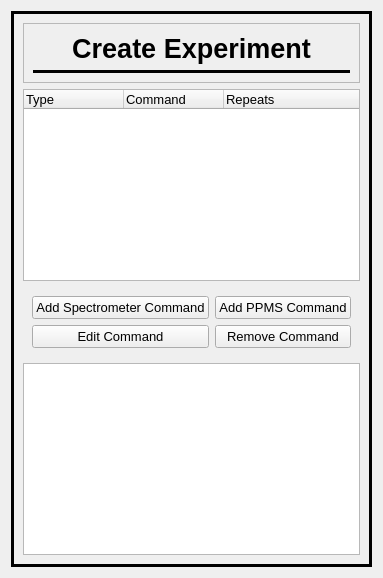
      <widget class="QWidget" name="tab_expt">
       <attribute name="title">
        <string>Experiment</string>
       </attribute>
       <layout class="QVBoxLayout" name="verticalLayout_15">
        <item>
         <widget class="QFrame" name="exptMainFrame">
          <property name="frameShape">
           <enum>QFrame::Box</enum>
          </property>
          <property name="frameShadow">
           <enum>QFrame::Plain</enum>
          </property>
          <property name="lineWidth">
           <number>3</number>
          </property>
          <layout class="QVBoxLayout" name="verticalLayout_16">
           <item>
            <widget class="QFrame" name="exptTitleFrame">
             <property name="frameShape">
              <enum>QFrame::StyledPanel</enum>
             </property>
             <property name="frameShadow">
              <enum>QFrame::Raised</enum>
             </property>
             <layout class="QVBoxLayout" name="verticalLayout_17">
              <item>
               <widget class="QLabel" name="exptTitleLbl">
                <property name="font">
                 <font>
                  <pointsize>20</pointsize>
                  <weight>75</weight>
                  <bold>true</bold>
                 </font>
                </property>
                <property name="text">
                 <string>Create Experiment</string>
                </property>
                <property name="alignment">
                 <set>Qt::AlignCenter</set>
                </property>
               </widget>
              </item>
              <item>
               <widget class="Line" name="exptTitleHLine">
                <property name="frameShadow">
                 <enum>QFrame::Plain</enum>
                </property>
                <property name="lineWidth">
                 <number>3</number>
                </property>
                <property name="orientation">
                 <enum>Qt::Horizontal</enum>
                </property>
               </widget>
              </item>
             </layout>
            </widget>
           </item>
           <item>
            <widget class="QTreeWidget" name="exptTreeWidget">
             <property name="font">
              <font>
               <family>MS Shell Dlg 2</family>
               <pointsize>10</pointsize>
              </font>
             </property>
             <column>
              <property name="text">
               <string>Type</string>
              </property>
             </column>
             <column>
              <property name="text">
               <string>Command</string>
              </property>
             </column>
             <column>
              <property name="text">
               <string>Repeats</string>
              </property>
             </column>
            </widget>
           </item>
           <item>
            <widget class="QFrame" name="addRemoveBtnFrame">
             <property name="frameShape">
              <enum>QFrame::NoFrame</enum>
             </property>
             <property name="frameShadow">
              <enum>QFrame::Plain</enum>
             </property>
             <property name="lineWidth">
              <number>2</number>
             </property>
             <layout class="QGridLayout" name="gridLayout_10">
              <item row="0" column="0">
               <widget class="QPushButton" name="addSeqBtn">
                <property name="font">
                 <font>
                  <pointsize>10</pointsize>
                 </font>
                </property>
                <property name="text">
                 <string>Add Spectrometer Command</string>
                </property>
               </widget>
              </item>
              <item row="1" column="0">
               <widget class="QPushButton" name="editSeqBtn">
                <property name="font">
                 <font>
                  <pointsize>10</pointsize>
                 </font>
                </property>
                <property name="text">
                 <string>Edit Command</string>
                </property>
               </widget>
              </item>
              <item row="1" column="1">
               <widget class="QPushButton" name="removeSeqBtn">
                <property name="font">
                 <font>
                  <pointsize>10</pointsize>
                 </font>
                </property>
                <property name="text">
                 <string>Remove Command</string>
                </property>
               </widget>
              </item>
              <item row="0" column="1">
               <widget class="QPushButton" name="pushButton_4">
                <property name="font">
                 <font>
                  <pointsize>10</pointsize>
                 </font>
                </property>
                <property name="text">
                 <string>Add PPMS Command</string>
                </property>
               </widget>
              </item>
             </layout>
            </widget>
           </item>
           <item>
            <widget class="QTextEdit" name="exptTextEdit"/>
           </item>
          </layout>
         </widget>
        </item>
       </layout>
      </widget>
